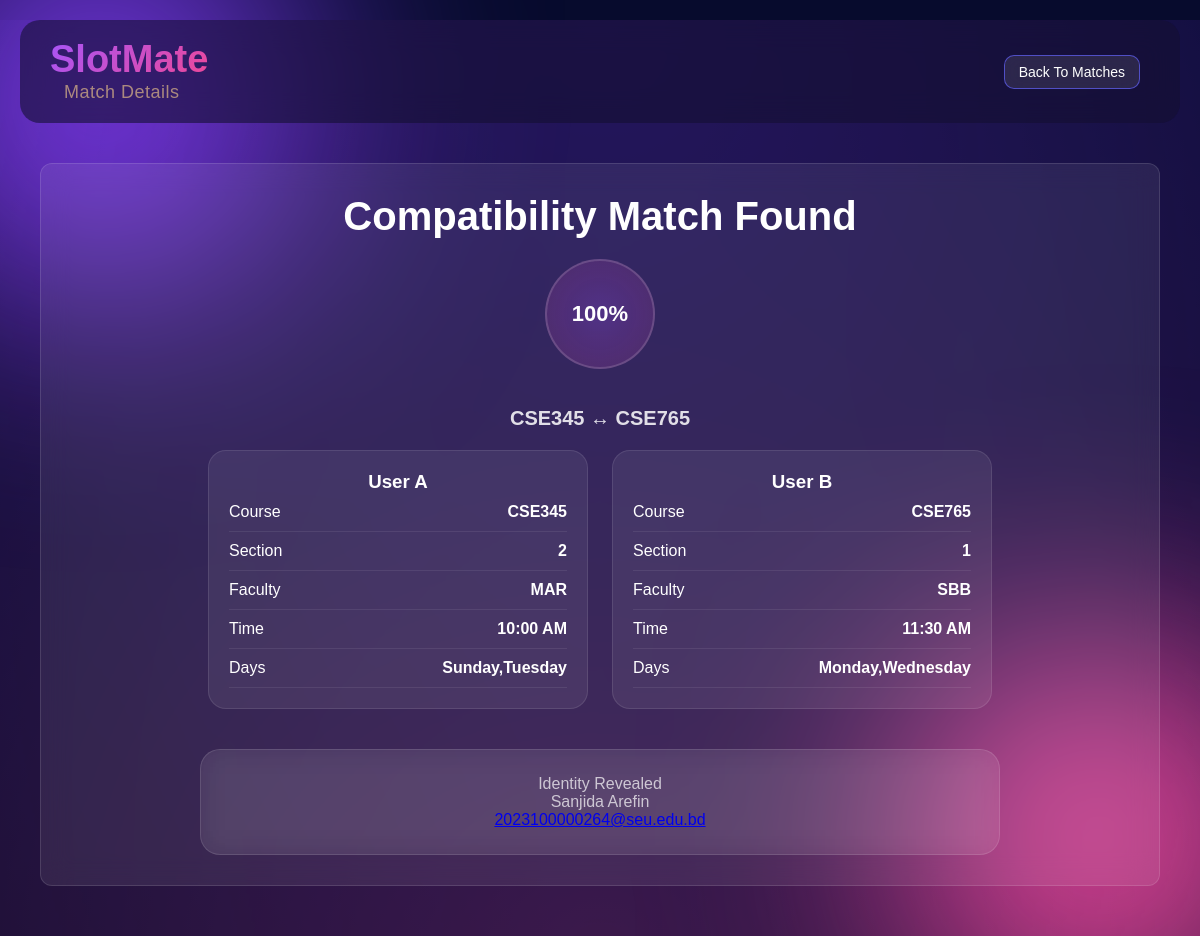
/match/8/ (signed in), run on the app's committed database.
### slotmate_app/models.py (models this page shows)
class Match(models.Model):
    user_a = models.ForeignKey(User, on_delete=models.CASCADE, related_name="matches_as_a")
    user_b = models.ForeignKey(User, on_delete=models.CASCADE, related_name="matches_as_b")
    request_a = models.ForeignKey(SlotRequest, on_delete=models.CASCADE, related_name="request_a")
    request_b = models.ForeignKey(SlotRequest, on_delete=models.CASCADE, related_name="request_b")
    score_a_to_b = models.FloatField()
    score_b_to_a = models.FloatField()
    mutual_score = models.FloatField()
    created_at = models.DateTimeField(auto_now_add=True)
    class Meta:
        unique_together = ("user_a", "user_b")
    @property
    def a_reveal_status(self):
        reveal = RevealRequest.objects.filter(match=self, sender=self.user_a).first()
        return reveal.status if reveal else "not_sent"
    @property
    def b_reveal_status(self):
        reveal = RevealRequest.objects.filter(match=self, sender=self.user_b).first()
        return reveal.status if reveal else "not_sent"

class SlotRequest(models.Model):
    user = models.ForeignKey(User, on_delete=models.CASCADE)
    current_course_code = models.CharField(max_length=20,blank=False,null=False)
    current_section = models.CharField(max_length=10 ,blank=False,null=False)
    current_faculty = models.CharField(max_length=10,blank=False,null=False)
    current_time = models.CharField(max_length=50,blank=False,null=False)
    current_days = models.CharField(max_length=100,blank=False,null=False)
    preferred_course_code = models.CharField(max_length=20,blank=False,null=False)
    preferred_section = models.CharField(max_length=10,null=True, blank=True)
    preferred_faculty = models.CharField(max_length=10,null=True, blank=True)
    preferred_time = models.CharField(max_length=50,null=True, blank=True)
    preferred_days = models.CharField(max_length=100,null=True, blank=True)
    any_day = models.BooleanField(default=False)
    any_time = models.BooleanField(default=False)
    any_section = models.BooleanField(default=False)
    any_faculty = models.BooleanField(default=False)
    status = models.CharField(max_length=20, default="Pending")
    created_at = models.DateTimeField(auto_now_add=True)

### slotmate_app/views.py (the view)
# urls.py: path("match/<int:match_id>/", views.match_detail_page, name="match_detail"),
@login_required
def match_detail_page(request, match_id):
    match = get_object_or_404(Match, id=match_id)
    my_reveal = RevealRequest.objects.filter(
        match=match,
        sender=request.user
    ).first()
    other_reveal = RevealRequest.objects.filter(
        match=match,
        receiver=request.user
    ).first()
    return render(request, "match-details.html", {
        "match": match,
        "my_reveal": my_reveal,
        "other_reveal": other_reveal,
    })

### templates/match-details.html (shortened to what this page needs)
{% load static %}
<!DOCTYPE html>
<html lang="en">
<head>
<link rel="stylesheet" href="{% static 'css/global.css' %}">
<link rel="stylesheet" href="{% static 'css/matches.css' %}">
</head>
<body class="match-details-page">
<div class="bg-glow glow1"></div>
<div class="bg-glow glow2"></div>
<div class="bg"></div>
<header class="topbar">
    <div class="brand">
        <div class="logo">SlotMate</div>
        <div class="slogan">Match Details</div>
    </div>
    <a href="/matches/" class="back-btn"> Back To Matches</a>
</header>
<main class="container">
<div class="hero-card glass-card">
    <div class="hero-text">
        <h1>Compatibility Match Found</h1> </div>
        <div class="hero-score">
        <div class="score-circle" style="--p: {{ match.mutual_score|floatformat:0 }}">
            {{ match.mutual_score|floatformat:0 }}%
        </div>
        </div>
    <div class="hero-text">
        <p>
            {{ match.request_a.current_course_code }}
            ↔
            {{ match.request_b.current_course_code }}
        </p>
    </div>
<div class="persona-b">
<div class="card side a">
    <h3>User A</h3>
   <div class="row">
    <span>Course</span>
    <b>{{ match.request_a.current_course_code }}</b>
   </div>
   <div class="row">
    <span>Section</span>
    <b>{{ match.request_a.current_section }}</b>
   </div>
   <div class="row">
    <span>Faculty</span>
    <b>{{ match.request_a.current_faculty }}</b>
   </div>
   <div class="row">
    <span>Time</span>
    <b>{{ match.request_a.current_time }}</b>
   </div>
   <div class="row">
    <span>Days</span>
    <b>{{ match.request_a.current_days }}</b>
   </div>
</div>
<div class="card side b">
    <h3>User B</h3>
    <div class="row">
        <span>Course</span>
        <b>{{ match.request_b.current_course_code }}</b>
    </div>
    <div class="row">
        <span>Section</span>
        <b>{{ match.request_b.current_section }}</b>
    </div>
    <div class="row">
        <span>Faculty</span>
        <b>{{ match.request_b.current_faculty }}</b>
    </div>
    <div class="row">
        <span>Time</span>
        <b>{{ match.request_b.current_time }}</b>
    </div>
    <div class="row">
        <span>Days</span>
        <b>{{ match.request_b.current_days }}</b>
    </div>
</div>
</div>
<div class="reveal-section glass-card">
    {% with reveal_a=match.a_reveal_status reveal_b=match.b_reveal_status %}
    {% if reveal_a == "accepted" and reveal_b == "accepted" %}
        <div class="reveal-success">
            <p class="reveal-success-title">Identity Revealed </p>
            {% if request.user == match.user_a %}
                <p class="reveal-name">{{ match.user_b.get_full_name }}</p>
                <a href="mailto:{{ match.user_b.email }}" class="reveal-email">{{ match.user_b.email }}</a>
            {% else %}
                <p class="reveal-name">{{ match.user_a.get_full_name }}</p>
                <a href="mailto:{{ match.user_a.email }}" class="reveal-email">{{ match.user_a.email }}</a>
            {% endif %}
        </div>
    {% endif %}
    {% endwith %}
</div>
</main>
</body>
</html>

### static/css/global.css (style rules this page uses)
* { margin: 0; padding: 0; box-sizing: border-box; font-family: Arial; }
body { background: #070B2D ; color: white; }
.bg { position: fixed; width: 100%; height: 100%; background: radial-gradient(circle at top, #7c3aed, transparent), radial-gradient(circle at bottom, #ec4899, transparent); opacity: 0.25; z-index: -1; }
.brand { display:flex; flex-direction:column; align-items:flex-start; }
.logo { font-size: 38px; font-weight: bold; background:linear-gradient(135deg,#A855F7,#EC4899); -webkit-background-clip:text; background-clip:text; -webkit-text-fill-color:transparent; color:transparent; line-height:1; }
.slogan { font-size: 18px; opacity: 0.7; margin-left:14px; margin-top:4px; color:burlywood ; letter-spacing:0.5px; }
.glass-card { background: rgba(255,255,255,0.08); border: 1px solid rgba(255,255,255,0.12); border-radius: 12px; padding: 20px; backdrop-filter: blur(14px); height: auto; width: auto; }
.bg-glow { position:fixed; width:400px; height:400px; border-radius:50%; filter:blur(120px); z-index:-1; }
.glow1 { background:#7C3AED; top:-100px; left:-100px; }
.glow2 { background:#EC4899; bottom:-100px; right:-100px; }
.back-btn { color: white; text-decoration: none; padding: 8px 14px; border-radius: 10px; background: rgba(151, 124, 227, 0.08); border: 1px solid rgba(87, 85, 215, 0.882); margin-left:10px; margin-right:10px; color: #fff; font-weight: 500; font-size: 14px; backdrop-filter: blur(12px); display: inline-flex; align-items: center; gap: 8px; transition: all 0.25s ease; position: relative; overflow: hidden; }

### static/css/matches.css (style rules this page uses)
.container { padding: 40px; }
.topbar { display: flex; justify-content: space-between; align-items: center; padding: 20px 30px; margin: 20px; margin-bottom:0px; background: rgba(20, 15, 50, 0.6); backdrop-filter: blur(15px); border-radius: 20px; }
.back-btn { color: white; text-decoration: none; padding: 8px 14px; border-radius: 10px; background: rgba(255,255,255,0.1); }
.hero-card { text-align: center; padding: 30px; margin-bottom: 10px; display:flex; flex-direction:column; align-items:center; gap:20px; }
.persona-b { display:flex; justify-content:center; align-items:stretch; gap:24px; margin:0; flex-wrap:wrap; padding:0; width:100%; }
.card { position:relative; padding: 20px; border-radius: 18px; background: rgba(255,255,255,0.07); border: 1px solid rgba(255,255,255,0.1); position: relative; margin-bottom: 20px; }
.match-details-page .persona-b .card { flex:none; width:380px; }
.row { display:flex; justify-content:space-between; padding:10px 0; border-bottom:1px solid rgba(255,255,255,0.08); }
.reveal-section { width:100%; max-width:800px; display:flex; flex-direction:column; align-items:center; gap:16px; text-align:center; padding:25px; border-radius:20px; background: rgba(255,255,255,0.06); border: 1px solid rgba(255,255,255,0.12); }
.reveal-section p { opacity:0.7; }
.score-circle { width:110px; height:110px; border-radius:50%; display:flex; align-items:center; justify-content:center; font-size:22px; font-weight:bold; background: radial-gradient(circle, rgba(168,85,247,0.25), rgba(236,72,153,0.15)); border: 2px solid rgba(255,255,255,0.15); margin-top:0px; margin-bottom:0px; }
.hero-text { margin:0px; font-size:20px; font-weight:600; opacity:1; }
.hero-score { margin-bottom:8px; }
.hero-text p { margin-top:10px; opacity:0.85; }

### data on the page
Match: mutual_score "100", request_a.current_course_code "CSE345", request_b.current_course_code "CSE765", request_a.current_section "2", request_a.current_faculty "MAR", request_a.current_time "10:00 AM", request_a.current_days "Sunday,Tuesday", request_b.current_section "1", request_b.current_faculty "SBB", request_b.current_time "11:30 AM", request_b.current_days "Monday,Wednesday", user_b.get_full_name "Sanjida Arefin", user_b.email "2023100000264@seu.edu.bd"
